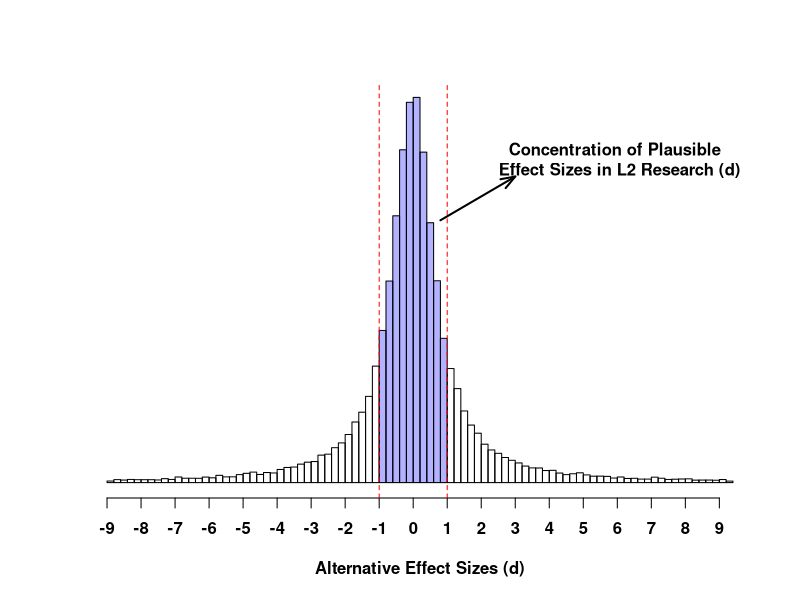

This chart was generated by the following R code:
  set.seed(0)
   x = rcauchy(5e4, 0, sqrt(2)/2)
cuts = quantile(x, c(.025, .975))
 cut = x[x >= cuts[1] & x <= cuts[2]]
   h = hist(cut, breaks = 80, plot = FALSE)
cuts = cut(h$breaks, c(-1.2, .8))

plot(h, col = rgb(0, 0, 1, .3)[cuts], axes = FALSE, ylab = NA, main = NA, xlab = "Alternative Effect Sizes (d)", font.lab = 2)

axis(1, at = -9:9, font = 2, xpd = NA)
abline(v = c(-1, 1), col = "red", lty = 2)
arrows(.8, 3e3, 3, 3500, code = 2, length = .15, angle = 20, lwd = 2)
text(6, 3700, "Concentration of Plausible \n Effect Sizes in L2 Research (d)", font = 2, xpf = NA)
